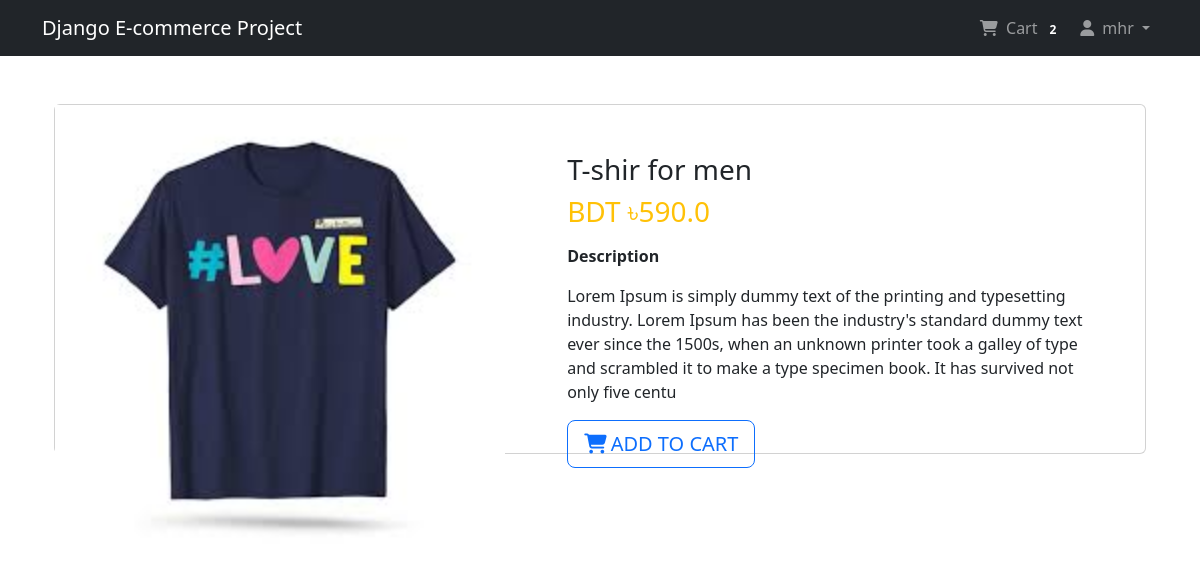
/Shop/pro-detials/4/ (signed in), run on the app's committed database.
### app_login/models.py (models this page shows, shortened)
class User(AbstractBaseUser, PermissionsMixin):
    email = models.EmailField(unique=True, null=False)
    is_staff = models.BooleanField(
        gettext_lazy('staff status'),
        default=False,
        help_text = gettext_lazy('Designates whether the use can log in this site')
    )
    is_active = models.BooleanField(
        gettext_lazy('active'),
        default = True,
        help_text = gettext_lazy('Designate whether this user should be treated as active, Unselect this instead of deleting accounts'),
    )
    USERNAME_FIELD = 'email'
    objects = MyUserManager()

class Profile(models.Model):
    user = models.OneToOneField(User, on_delete=models.CASCADE, related_name="profile")
    username = models.CharField(max_length=264, blank=True)
    full_name = models.CharField(max_length=264, blank=True, null=True)
    address = models.TextField(max_length=300, blank=True)
    city = models.CharField(max_length=40, blank=True)
    zip_code = models.CharField(max_length=10, blank=True)
    country = models.CharField(max_length=50, blank=True)
    phone = models.CharField(max_length= 20, blank=True)
    date_joined = models.DateTimeField(auto_now_add=True)

### app_order/models.py (models this page shows, shortened)
class Order(models.Model):
    orderitems = models.ManyToManyField(Cart)
    user = models.ForeignKey(settings.AUTH_USER_MODEL, on_delete=models.CASCADE)
    ordered = models.BooleanField(default=False)
    created = models.DateTimeField(auto_now_add=True)
    paymentId = models.CharField(max_length=264, blank=True, null=True)
    orderId = models.CharField(max_length=200, blank=True, null=True)

### app_shop/models.py (models this page shows, shortened)
class Product(models.Model):
    mainimage = models.ImageField(upload_to='Products')
    name = models.CharField(max_length=264)
    category = models.ForeignKey(Category, on_delete=models.CASCADE, related_name="category")
    preview_text = models.TextField(max_length=200, verbose_name="Preview Text")
    details_text = models.TextField(max_length=1000, verbose_name="description")
    price = models.FloatField()
    old_price = models.FloatField(default=0.00)
    created = models.DateTimeField(auto_now_add=True)
    class Meta:
        ordering = ['-created', ]

### app_shop/views.py (the view)
# urls.py: path('pro-detials/<pk>/', views.ProductDetials.as_view(), name="product_detials"),
class ProductDetials(LoginRequiredMixin, DetailView):
    model = Product
    template_name = 'app_shop/product_details.html'

### app_order/templatetags/cart_tag.py (called while the page is built)
@register.filter
def cart_total(user):
    order = Order.objects.filter(user=user, ordered=False)
    if order.exists():
        return order[0].orderitems.count()
    else:
        return 0

### templates/app_shop/product_details.html (shortened to what this page needs)
{% extends 'base.html' %}
{% block content %}
<div class="container my-5">
    <div class="card">
        <div class="row">
            <aside class="col-sm-5 border-right">
                <article class="gallery-wrap">
                    <div class="img-big-wrap">
                        <div>
                            <a href=""><img src="/media/{{object.mainimage}}" style="width: 450px;"></a>
                        </div>
                    </div>
                </article>
            </aside>
            <aside class="col-lg-7">
                <article class="card-body p-5">
                    <h3 class="title mp3">{{object.name}}</h3>
                    <p class="price-detail-wrap">
                        <span class="price h3 text-warning">
                            <span class="currency">BDT &#2547;</span><span class="num">{{object.price}}</span>
                        </span>
                    </p>
                    <dl class="item-property">
                        <dt>Description</dt>
                        <dd><p>{{object.details_text|linebreaks}}</p></dd>
                    </dl>
                    <a href="{% url 'app_order:add' pk=object.pk %}" class="btn btn-lg btn-outline-primary text-uppercase"><i class="fa-solid fa-cart-shopping me-1"></i>Add to cart</a>
                </article>
            </aside>
        </div>
    </div>
</div>
{% endblock %}

### templates/navbar.html (shortened to what this page needs)
{% load cart_tag %}
<nav class="navbar navbar-expand-lg navbar-dark bg-dark">
    <div class="container">
        <a href="{% url 'app_shop:home' %}" class="navbar-brand">Django E-commerce Project</a>
        <div class="collapse navbar-collapse" id="navbarNav">
            <ul class="navbar-nav ms-auto">
                {% if request.user.is_authenticated %}
                <li class="nav-item">
                    <a class="nav-link" href="{% url 'app_order:cart' %}">
                        <i class="fa-solid fa-cart-shopping me-1"></i> Cart
                        <span class="badge badge-light">{{ request.user | cart_total }}</span>
                    </a>
                </li>
                <li class="nav-item dropdown">
                    <a class="nav-link dropdown-toggle" href="#" id="profileDropdown" role="button"
                       data-bs-toggle="dropdown" aria-expanded="false">
                        <i class="fa-solid fa-user me-1"></i> {{request.user.profile.username}}
                    </a>
                </li>
                {% else %}
                    <li class="nav-item">
                        <a class="nav-link btn btn-outline-primary ms-3 px-3 py-1" href="{% url 'app_login:login' %}">
                            <i class="fa-solid fa-right-to-bracket me-1"></i> Login
                        </a>
                    </li>
                {% endif %}
            </ul>
        </div>
    </div>
</nav>

### static/css/main.css (style rules this page uses)
.gallery-wrap .img-big-wrap img { height: 450px; width: auto; display: inline-block; cursor: zoom-in; }

### templates/base.html (style rules this page uses)
.card { height: 350px; }

### data on the page
User: user|cart_total "2", user.profile.username "mhr"
Product: mainimage (picture), name "T-shir for men", price "590.0", details_text "Lorem Ipsum is simply dummy text of the printing and typesetting industry. Lorem Ipsum has been the industry's standard dummy text ever since the 1500s, when an unknown printer took a galley of type and scrambled it to make a type specimen book. It has survived not only five centu"
